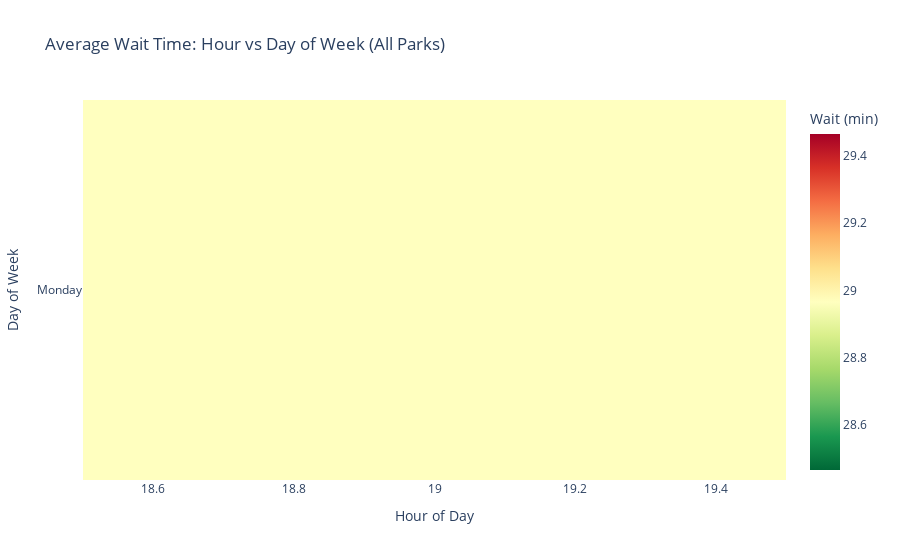

Notebook code for this chart:
### Markdown cell above
## Heatmap: Hour vs Day of Week

### Code cell
if len(open_rides) > 0:
    # Create heatmap data
    heatmap_data = open_rides.pivot_table(
        values='wait_time',
        index='day_of_week',
        columns='hour',
        aggfunc='mean'
    )
    
    # Rename index to day names
    heatmap_data.index = [day_names[i] for i in heatmap_data.index]
    
    fig = px.imshow(
        heatmap_data,
        title='Average Wait Time: Hour vs Day of Week (All Parks)',
        labels={'x': 'Hour of Day', 'y': 'Day of Week', 'color': 'Wait (min)'},
        color_continuous_scale='RdYlGn_r',  # Red = busy, Green = quiet
        aspect='auto'
    )
    fig.show()

### Figure 1 — Plotly figure (JSON) as saved in the notebook; plotly's stock layout.template omitted (floating-point values rounded to 4 significant figures)
{"data": [{"coloraxis": "coloraxis", "hovertemplate": "Hour of Day: %{x}<br>Day of Week: %{y}<br>Wait (min): %{z}<extra></extra>", "name": "0", "type": "heatmap", "x": [19], "xaxis": "x", "y": ["Monday"], "yaxis": "y", "z": [[28.97]]}], "layout": {"coloraxis": {"colorbar": {"title": {"text": "Wait (min)"}}, "colorscale": [[0, "rgb(0,104,55)"], [0.1, "rgb(26,152,80)"], [0.2, "rgb(102,189,99)"], [0.3, "rgb(166,217,106)"], [0.4, "rgb(217,239,139)"], [0.5, "rgb(255,255,191)"], [0.6, "rgb(254,224,139)"], [0.7, "rgb(253,174,97)"], [0.8, "rgb(244,109,67)"], [0.9, "rgb(215,48,39)"], [1, "rgb(165,0,38)"]]}, "title": {"text": "Average Wait Time: Hour vs Day of Week (All Parks)"}, "xaxis": {"anchor": "y", "domain": [0, 1], "title": {"text": "Hour of Day"}}, "yaxis": {"anchor": "x", "autorange": "reversed", "domain": [0, 1], "title": {"text": "Day of Week"}}}}
